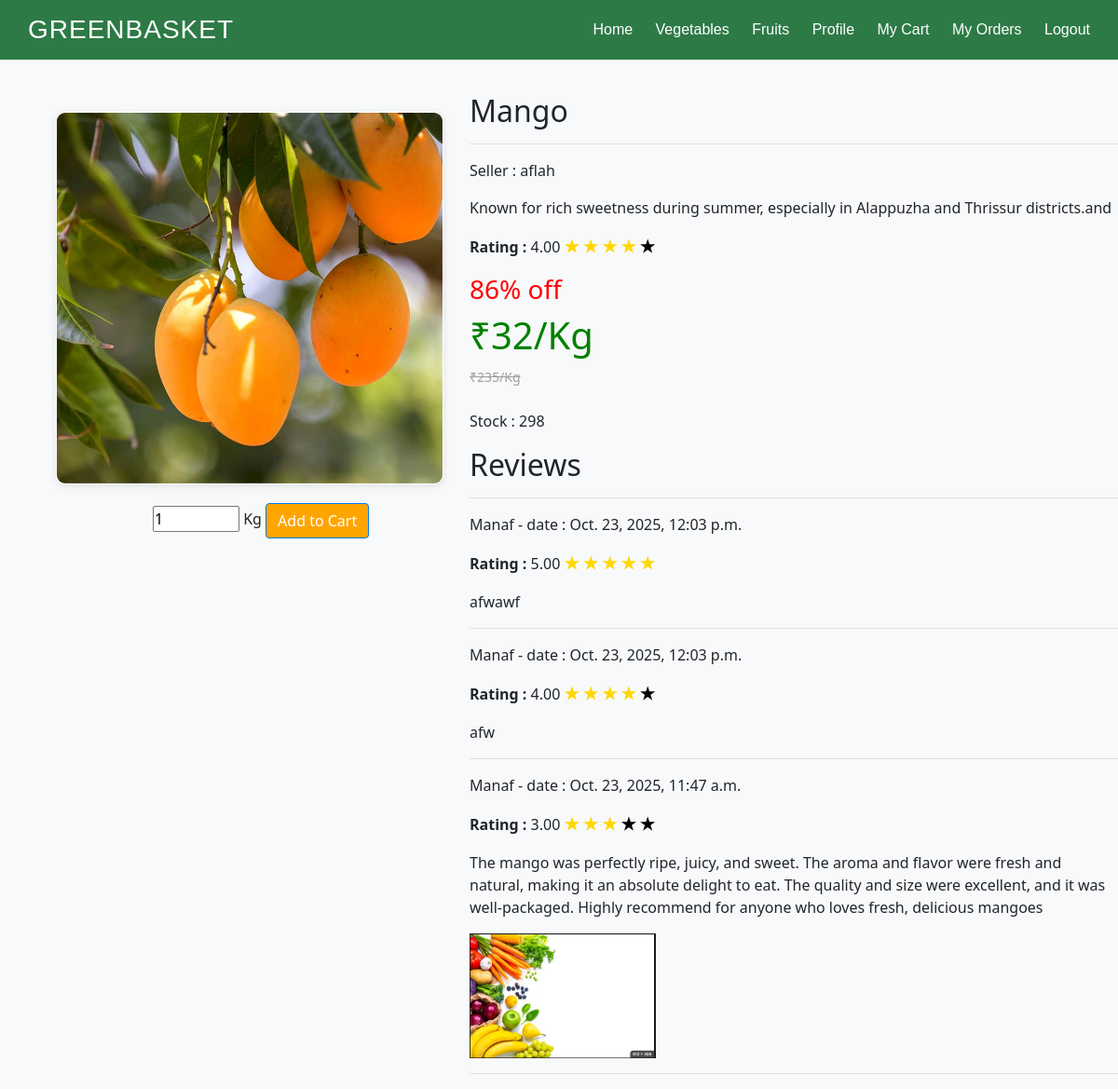
/cview/9/, run on the app's committed database.
### home/models.py (models this page shows, shortened)
class Product(models.Model):
    item = models.ForeignKey(Item, on_delete=models.CASCADE)
    image = models.ImageField(upload_to='products')
    image1 = models.ImageField(upload_to='products',null=True, blank=True)
    image2 = models.ImageField(upload_to='products',null=True, blank=True)
    name = models.CharField(max_length=200)
    description = models.TextField()
    org_price = models.DecimalField(max_digits=10, decimal_places=0)
    selling_price = models.DecimalField(max_digits=10, decimal_places=0)
    discount = models.DecimalField(max_digits=10, decimal_places=0,null=True, blank=True)
    stock = models.IntegerField()
    seller = models.ForeignKey(Seller, on_delete=models.CASCADE,null=True, blank=True)
    created_at = models.DateTimeField(auto_now_add=True, null=True, blank=True)
    rating = models.DecimalField(max_digits=3, decimal_places=2,null=True,blank=True)

class Seller(models.Model):
    COUNTRY_CHOICES = [
        ('India', 'India'),
    ]
    STATE_CHOICES = [
        ('AN', 'Andaman and Nicobar Islands'),
        ('AP', 'Andhra Pradesh'),
        ('AR', 'Arunachal Pradesh'),
        ('AS', 'Assam'),
        ('BR', 'Bihar'),
        ('CH', 'Chandigarh'),
        ('CG', 'Chhattisgarh'),
        ('DL', 'Delhi'),
        ('GA', 'Goa'),
        ('GJ', 'Gujarat'),
        ('HR', 'Haryana'),
        ('HP', 'Himachal Pradesh'),
        ('JH', 'Jharkhand'),
        ('JK', 'Jammu and Kashmir'),
        ('KA', 'Karnataka'),
        ('Kerala', 'Kerala'),
        ('LA', 'Ladakh'),
        ('LD', 'Lakshadweep'),
        ('MP', 'Madhya Pradesh'),
        ('MH', 'Maharashtra'),
        ('MN', 'Manipur'),
        ('ML', 'Meghalaya'),
        ('MZ', 'Mizoram'),
        ('NL', 'Nagaland'),
        ('OD', 'Odisha'),
        ('PB', 'Punjab'),
        ('PY', 'Puducherry'),
        ('RJ', 'Rajasthan'),
        ('SK', 'Sikkim'),
        ('TN', 'Tamil Nadu'),
        ('TS', 'Telangana'),
        ('TR', 'Tripura'),
        ('UP', 'Uttar Pradesh'),
        ('UK', 'Uttarakhand'),
        ('WB', 'West Bengal'),
    ]
    image = models.ImageField(upload_to='users')
    name = models.CharField(max_length=200)
    number = models.IntegerField()
    email = models.EmailField(unique=True)
    country = models.CharField(max_length=200,choices=COUNTRY_CHOICES,default='India')
    shop_name = models.CharField(max_length=200)
    street = models.CharField(max_length=200)
    pincode = models.IntegerField()
    city = models.CharField(max_length=200)
    state = models.CharField(max_length=50, choices=STATE_CHOICES, default='Kerala')
    image1 = models.ImageField(upload_to='users')
    image2 = models.ImageField(upload_to='users')
    image3 = models.ImageField(upload_to='users')
    licens = models.IntegerField(max_length=200)
    GST_Number = models.IntegerField(max_length=200)
    username = models.CharField()
    password = models.CharField()
    location = models.CharField(max_length=200)

class Review(models.Model):
    product = models.ForeignKey(Product, on_delete=models.CASCADE)
    costumer = models.ForeignKey(Costumer, on_delete=models.CASCADE)
    rating = models.DecimalField(max_digits=3, decimal_places=2,null=True,blank=True)
    review = models.TextField(null=True,blank=True)
    review_img = models.ImageField(upload_to='products',null=True,blank=True)
    created_at = models.DateTimeField(auto_now_add=True, null=True, blank=True)

class Costumer(models.Model):
    COUNTRY_CHOICES = [
        ('India', 'India'),
    ]
    STATE_CHOICES = [
        ('AN', 'Andaman and Nicobar Islands'),
        ('AP', 'Andhra Pradesh'),
        ('AR', 'Arunachal Pradesh'),
        ('AS', 'Assam'),
        ('BR', 'Bihar'),
        ('CH', 'Chandigarh'),
        ('CG', 'Chhattisgarh'),
        ('DL', 'Delhi'),
        ('GA', 'Goa'),
        ('GJ', 'Gujarat'),
        ('HR', 'Haryana'),
        ('HP', 'Himachal Pradesh'),
        ('JH', 'Jharkhand'),
        ('JK', 'Jammu and Kashmir'),
        ('KA', 'Karnataka'),
        ('Kerala','Kerala'),
        ('LA', 'Ladakh'),
        ('LD', 'Lakshadweep'),
        ('MP', 'Madhya Pradesh'),
        ('MH', 'Maharashtra'),
        ('MN', 'Manipur'),
        ('ML', 'Meghalaya'),
        ('MZ', 'Mizoram'),
        ('NL', 'Nagaland'),
        ('OD', 'Odisha'),
        ('PB', 'Punjab'),
        ('PY', 'Puducherry'),
        ('RJ', 'Rajasthan'),
        ('SK', 'Sikkim'),
        ('TN', 'Tamil Nadu'),
        ('TS', 'Telangana'),
        ('TR', 'Tripura'),
        ('UP', 'Uttar Pradesh'),
        ('UK', 'Uttarakhand'),
        ('WB', 'West Bengal'),
    ]
    image = models.ImageField(upload_to='users')
    name = models.CharField(max_length=200)
    number = models.IntegerField()
    email = models.EmailField(unique=True)
    country = models.CharField(choices=COUNTRY_CHOICES,default='India')
    house_name = models.CharField(max_length=200)
    street = models.CharField(max_length=200)
    pincode = models.IntegerField()
    city = models.CharField(max_length=200)
    state = models.CharField(choices=STATE_CHOICES, default='Kerala')
    username = models.CharField()
    password = models.CharField()
    location = models.CharField(max_length=200)
    points = models.IntegerField(default=0,null=True,blank=True)

### home/views.py (the view)
# urls.py: path('cview/<int:n_id>/',cviewfn),
def cviewfn(request, n_id):
    p = Product.objects.get(id=n_id)
    reviews = Review.objects.filter(product=p).order_by('-id')
    r = request.session.get('recent', [])
    if n_id in r:
        r.remove(n_id)
    r.insert(0, n_id)
    request.session['recent'] = r[:5]
    return render(request, 'cview.html', {'p': p, 'reviews': reviews})

### home/templates/cview.html (shortened to what this page needs)
{% load static %}
<!DOCTYPE html>
<html>
<head>
    <link rel="stylesheet" href="https://cdn.jsdelivr.net/npm/bootstrap@4.1.3/dist/css/bootstrap.min.css">
    <link rel="stylesheet" href="{% static 'css/style.css' %}">
</head>
<body>
    <div class="header">
        <h1>GREENBASKET</h1>
        <div class="nav-links">
            <a href="/chome/">Home</a>
            <a href="/cveg/">Vegetables</a>
            <a href="/cfruit/">Fruits</a>
            <a href="/cprofile/">Profile</a>
            <a href="/viewcart/">My Cart</a>
            <a href="/c_orderlist/">My Orders</a>
            <a href="/">Logout</a>
        </div>
    </div>
    <div class="proview">
        <div class="viewleft">
                <img class="viewp" src="{{ p.image.url }}">
            <div class="buy">
                <form action="/cart/{{p.id}}/">
                    <p>
                        <input type="number" name="quantity" value="1" min="1" max="{{ p.stock }}" > Kg
                        <input type="submit" value="Add to Cart" class="btn btn-primary" style="background-color: #FFA500;">
                    </p>
                </form>
            </div>
        </div>
        <div class="viewright">
            <h2>{{p.name}}</h2><hr>
            <p>Seller : {{p.seller.name}}</p>
            <p>{{p.description}}</p>
            <p><strong>Rating :</strong> {{p.rating}}
                <span class="selling-price">
                    {% for _ in "12345"|make_list %}
                        {% if forloop.counter <= p.rating %}
                            <span class="star gold">★</span>
                        {% else %}
                            <span class="star">★</span>
                        {% endif %}
                    {% endfor %}
                </span>
            </p>
            <h3 class="d">{{ p.discount }}% off</h3>
            <h1 class="s">₹{{ p.selling_price }}/Kg</h1>
            <span class="org-price">₹{{ p.org_price }}/Kg</span><br><br>
            <p>Stock : {{p.stock}}</p>
            <h2>Reviews</h2>
            <hr>
            <div class="reviews-section">
                {% for review in reviews %}
                    <div class="review-item">
                        <p>{{review.costumer.name}} - date : {{review.created_at}}</p>
                        <p><strong>Rating :</strong> {{review.rating}}
                            <span class="selling-price">
                                {% for _ in "12345"|make_list %}
                                    {% if forloop.counter <= review.rating %}
                                    <span class="star gold">★</span>
                                    {% else %}
                                    <span class="star">★</span>
                                    {% endif %}
                                {% endfor %}
                            </span>
                        </p>
                        <p>{{ review.review }}</p>
                        {% if review.review_img %}
                            <img src="{{ review.review_img.url }}" alt="Review Image" style="max-width: 200px; max-height: 200px;">
                        {% endif %}
                        <hr>
                    </div>
                {% empty %}
                    <p>No reviews</p>
                {% endfor %}
        </div>
    </div>
</body>
</html>

### home/static/css/style.css (style rules this page uses)
* { margin: 0; padding: 0; box-sizing: border-box; }
.org-price { font-size: 14px; text-decoration: line-through; color: #9e9e9e; }
.selling-price { font-size: 16px; font-weight: bold; color: #388e3c; }
.viewleft { position: fixed; left: 40px; top: 100px; text-align: left; padding: 20px; box-sizing: border-box; width: 38%; height: 550px; }
.viewright { position: absolute; top: 100px; left: 42%; width: auto; height: auto; }
.viewp { border: 1px solid #ffffff; border-radius: 10px; overflow: hidden; box-shadow: 0 2px 8px rgba(0,0,0,0.1); transition: transform 0.3s ease, box-shadow 0.3s ease; box-sizing: border-box; width: 100%; height: 400px; margin-bottom: 20px; text-align: center; }
.buy { display: flex; gap: 20px; text-align: center; margin-left: 25%; }
.d { color: red; }
.s { color: green; }
body { background-color: #f8f9fa; font-family: "Segoe UI", sans-serif; }
.header { background-color: #2d7a46; font-family: 'Gill Sans', 'Gill Sans MT', Calibri, 'Trebuchet MS', sans-serif; position: fixed; width: 100% ; z-index: 10; top: 0; padding: 15px 30px; display: flex; align-items: center; justify-content: space-between; color: white; }
.header h1 { margin: 0; font-size: 28px; letter-spacing: 1px; }
.header .nav-links a { color: white; margin-left: 20px; text-decoration: none; font-weight: 500; }
.star { font-size: 18px; color: black; }
.star.gold { color: gold; }

### data on the page
Product: image (picture), name "Mango", seller.name "aflah", description "Known for rich sweetness during summer, especially in Alappuzha and Thrissur districts.and", rating "4.00", discount "86", selling_price "32", org_price "235", stock "298"
Review: costumer.name "Manaf", created_at "Oct. 23, 2025, 12:03 p.m.", rating "5.00", review "afwawf"
Review: costumer.name "Manaf", created_at "Oct. 23, 2025, 12:03 p.m.", rating "4.00", review "afw"
Review: costumer.name "Manaf", created_at "Oct. 23, 2025, 11:47 a.m.", rating "3.00", review "The mango was perfectly ripe, juicy, and sweet. The aroma and flavor were fresh and natural, making it an absolute delight to eat. The quality and size were excellent, and it was well-packaged. Highly recommend for anyone who loves fresh, delicious mangoes", review_img (picture)
